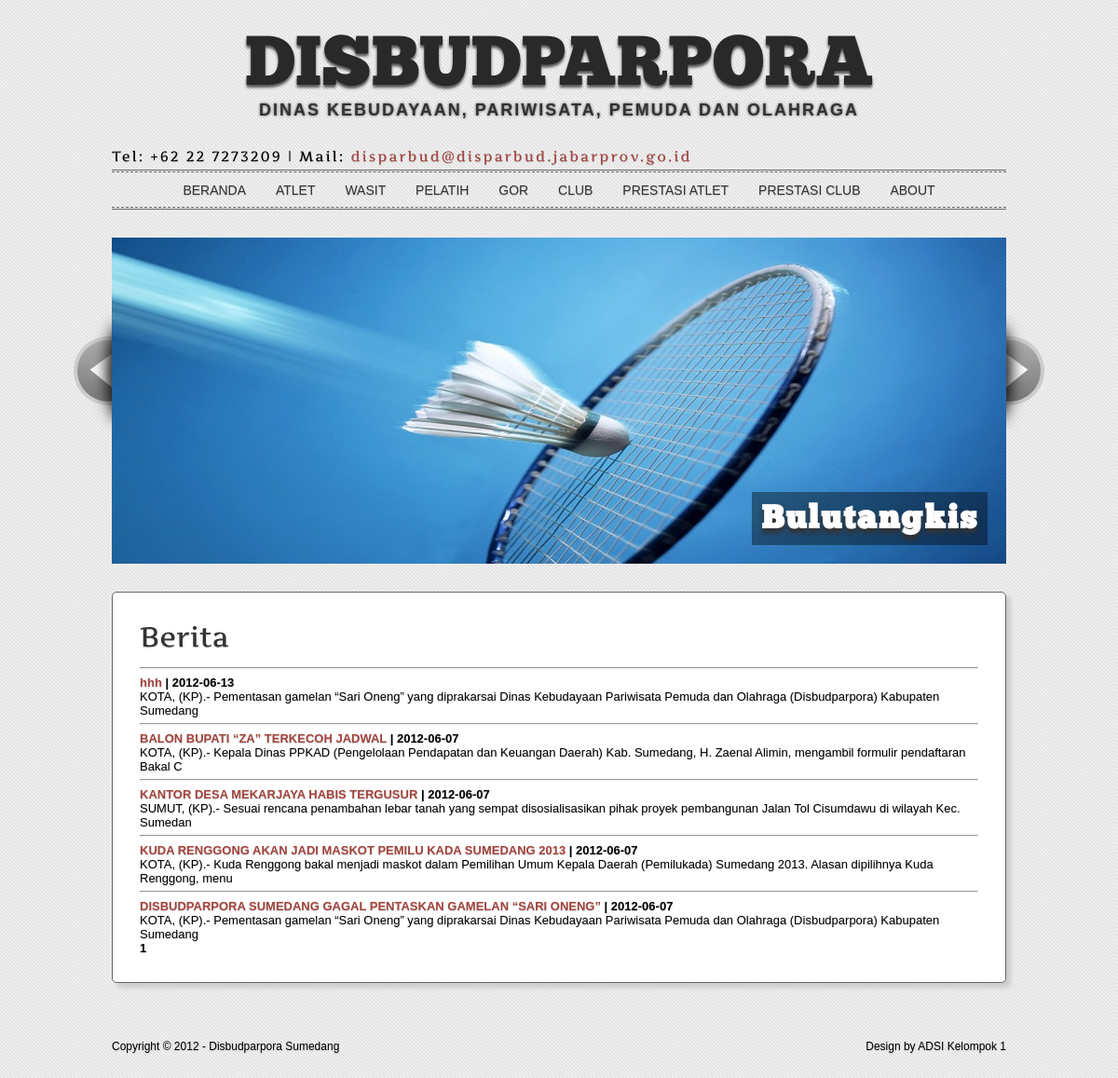
The page / on the database its author committed.
### tables this page shows
CREATE TABLE IF NOT EXISTS `berita` (
  `id` int(10) unsigned NOT NULL AUTO_INCREMENT,
  `judul` varchar(255) NOT NULL,
  `isi` text NOT NULL,
  `tanggal` date NOT NULL,
  PRIMARY KEY (`id`)
);

### index.php (the view, shortened to what this page needs)
<!DOCTYPE html>
<link rel="stylesheet" href="styles/elegant-press.css" type="text/css" />
</head>
<body>
<div class="main-container">
  <header>
    <h1><a href="index.html">Disbudparpora</a></h1>
    <p id="tagline"><strong>Dinas Kebudayaan, Pariwisata, Pemuda dan Olahraga</strong></p>
  </header>
</div>
<div class="main-container">
  <div id="sub-headline">
    <div class="tagline_left"><p id="tagline2">Tel: +62 22 7273209 | Mail: <a href="mailto:disparbud@disparbud.jabarprov.go.id">disparbud@disparbud.jabarprov.go.id</a></p></div>
    <br class="clear" />
  </div>
</div>
<div class="main-container">
  <div id="nav-container">
   <nav>
    <ul class="nav">
			<li><a href="" class="active">Beranda</a></li>
			<li><a href="page.php?halaman=1&amp;page=1">Atlet</a></li>
			<li><a href="page.php?halaman=2&amp;page=1">Wasit</a></li>
			<li><a href="page.php?halaman=3&amp;page=1">Pelatih</a></li>
			<li><a href="page.php?halaman=4&amp;page=1">GOR</a></li>
			<li><a href="page.php?halaman=5&amp;page=1">Club</a></li>
			<li><a href="page.php?halaman=6&page=1">Prestasi Atlet</a></li>
			<li><a href="page.php?halaman=7&page=1">Prestasi Club</a></li>
			<li><a href="about.php">About</a></li>
    </ul>
   </nav>
  </div>
</div>
<div class="main-container">
  <div class="container1">
  <div id="mySlides">
    <div id="slide1">
        <img src="images/badminton.jpg" alt="Slide 1 jFlow Plus" />
        <span><b class="slideheading">Bulutangkis</b></span>
	</div>
</div>
<section class="jFlowPrev"><div></div></section>
<section class="jFlowNext"><div></div></section>
<br />
<br />
    <article class="box" id="home_featured21">
      <h1>Berita</h1>
                    <?php
					$dataPerPage = 5;
					if(isset($_GET['page']))
					{
						$noPage = $_GET['page'];
					}
					else $noPage = 1;
					$offset = ($noPage - 1) * $dataPerPage;
					$result = mysql_query("SELECT * FROM berita ORDER BY id DESC LIMIT $offset, $dataPerPage");
					while ($data = mysql_fetch_row($result))
					{
						echo "<hr/> <b> <a href='view_detail.php?id=$data[0]'> $data[1] </a>| $data[3] </b><br/>";
						echo("<align='justify'>".substr($data[2],0,150)." ");
					}
					echo"<br>";
					$query   = "SELECT COUNT(*) AS jumData FROM berita";
					$hasil  = mysql_query($query);
					$data     = mysql_fetch_array($hasil);
					$jumData = $data['jumData'];
					$jumPage = ceil($jumData/$dataPerPage);
					for($page = 1; $page <= $jumPage; $page++)
					{
						if ((($page >= $noPage - 3) && ($page <= $noPage + 3)) || ($page == 1) || ($page == $jumPage))
						{
							if ($page == $noPage) echo " <b>".$page."</b> ";
							else echo " <a href='".$_SERVER['PHP_SELF']."?page=".$page."'>".$page."</a> ";
						}
					}
				?>
    </article>
 </div>
<br /><br />
</div>
 <footer>
    <p class="tagline_left">Copyright &copy; 2012 - Disbudparpora Sumedang </p>
    <p class="tagline_right">Design by ADSI Kelompok 1</p>
    <br class="clear" />
  </footer>
<br />
<br />
    </body>
</html>

### rows shown on the page
berita: judul "hhh", tanggal "2012-06-13", isi "KOTA, (KP).- Pementasan gamelan “Sari Oneng” yang diprakarsai Dinas Kebudayaan Pariwisata Pemuda dan Olahraga (Disbudparpora) Kabupaten Sumedang"
berita: judul "BALON BUPATI “ZA” TERKECOH JADWAL", tanggal "2012-06-07", isi "KOTA, (KP).- Kepala Dinas PPKAD (Pengelolaan Pendapatan dan Keuangan Daerah) Kab. Sumedang, H. Zaenal Alimin, mengambil formulir pendaftaran Bakal C"
berita: judul "KANTOR DESA MEKARJAYA HABIS TERGUSUR", tanggal "2012-06-07", isi "SUMUT, (KP).- Sesuai rencana penambahan lebar tanah yang sempat disosialisasikan pihak proyek pembangunan Jalan Tol Cisumdawu di wilayah Kec. Sumedan"
berita: judul "KUDA RENGGONG AKAN JADI MASKOT PEMILU KADA SUMEDANG 2013", tanggal "2012-06-07", isi "KOTA, (KP).- Kuda Renggong bakal menjadi maskot dalam Pemilihan Umum Kepala Daerah (Pemilukada) Sumedang 2013. Alasan dipilihnya Kuda Renggong, menu"
berita: judul "DISBUDPARPORA SUMEDANG GAGAL PENTASKAN GAMELAN “SARI ONENG”", tanggal "2012-06-07", isi "KOTA, (KP).- Pementasan gamelan “Sari Oneng” yang diprakarsai Dinas Kebudayaan Pariwisata Pemuda dan Olahraga (Disbudparpora) Kabupaten Sumedang"
